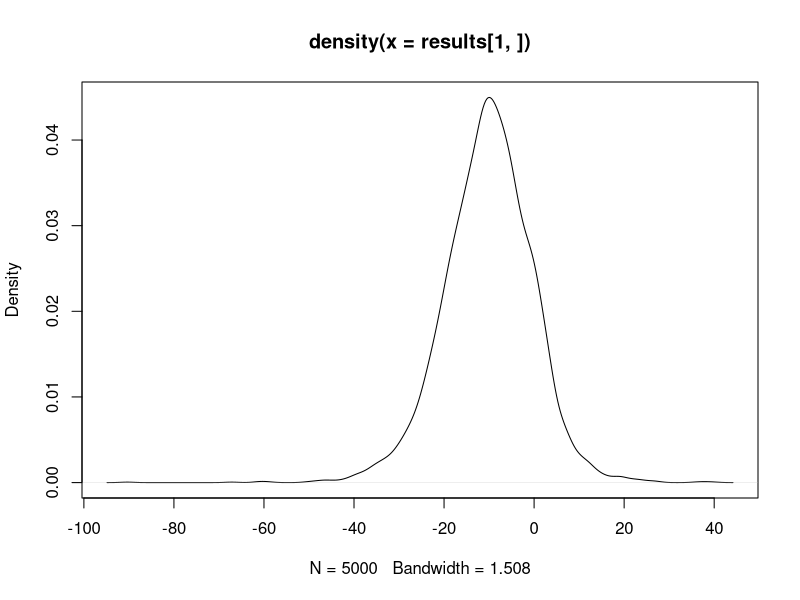
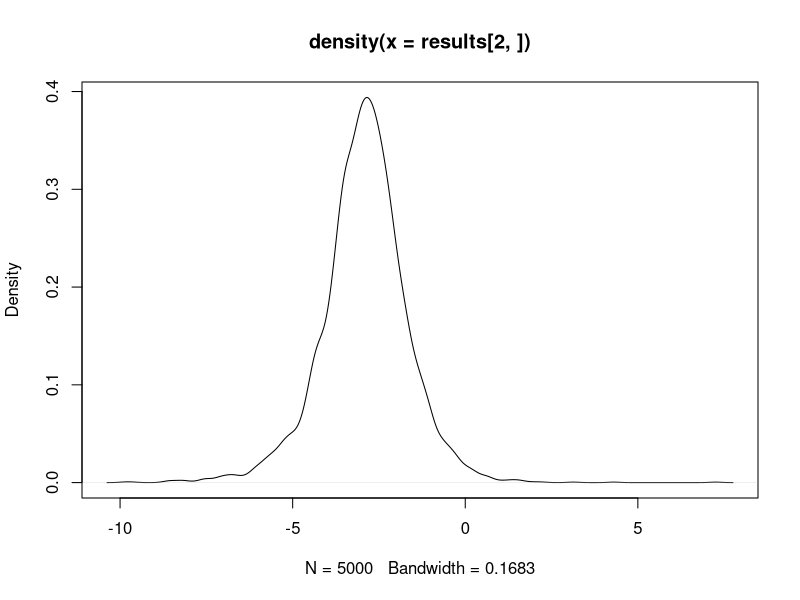
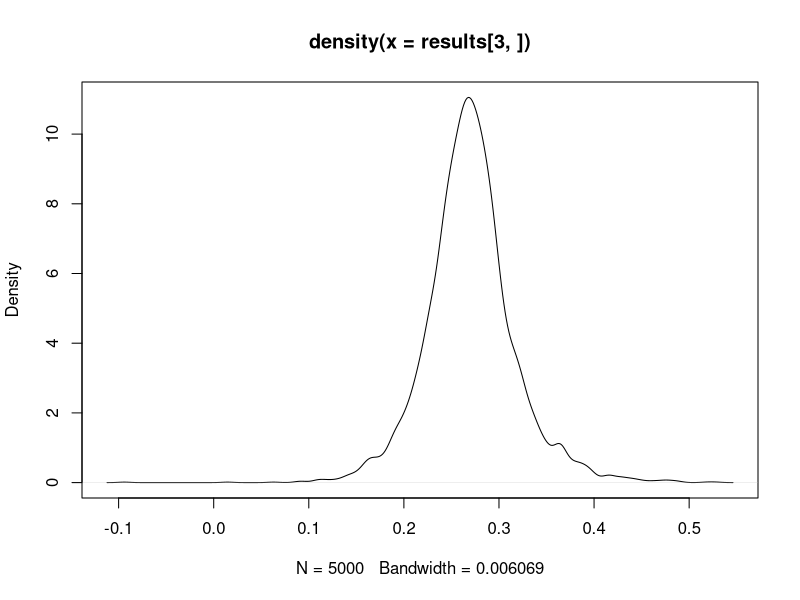
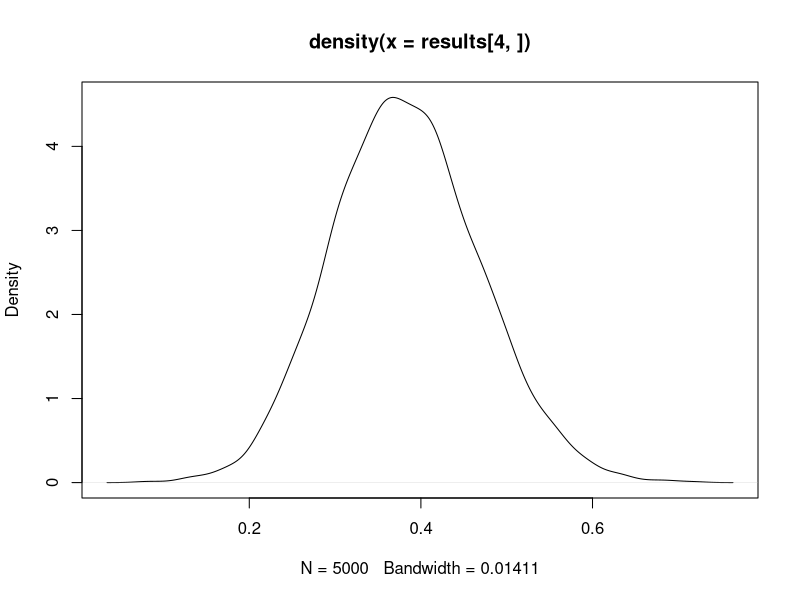
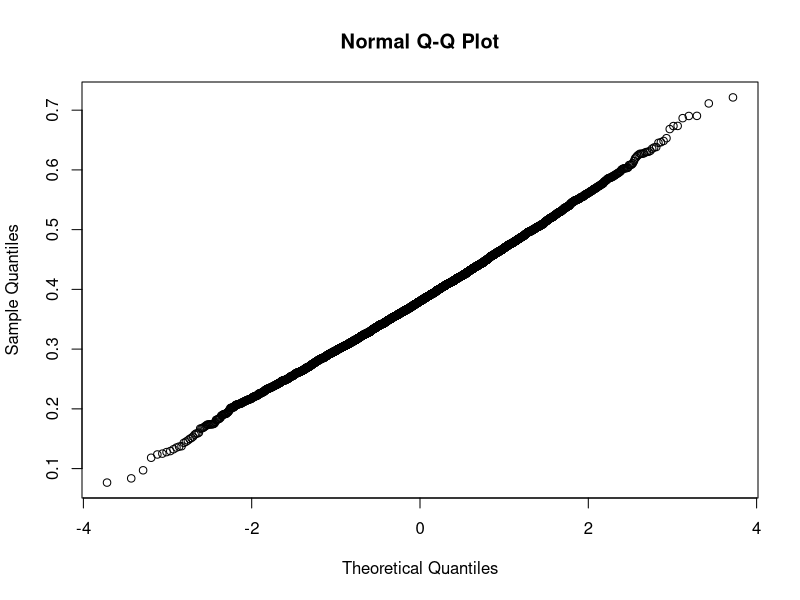
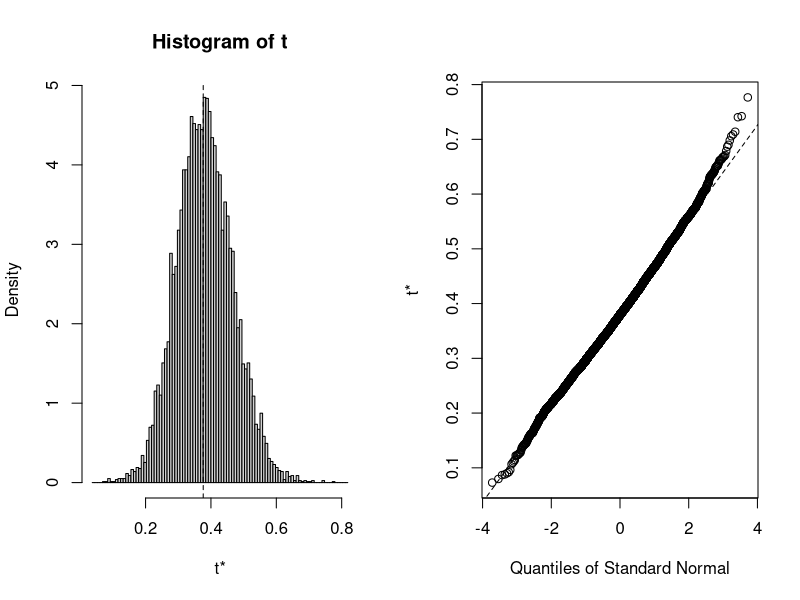
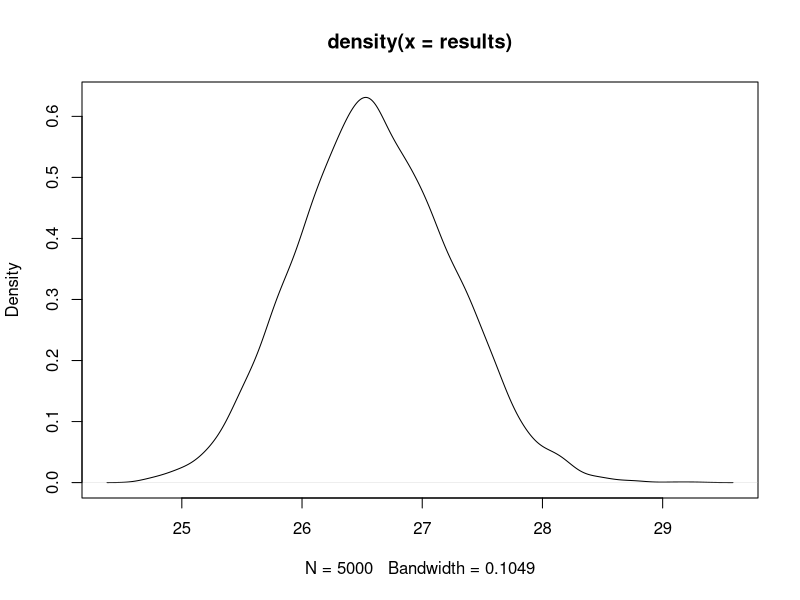
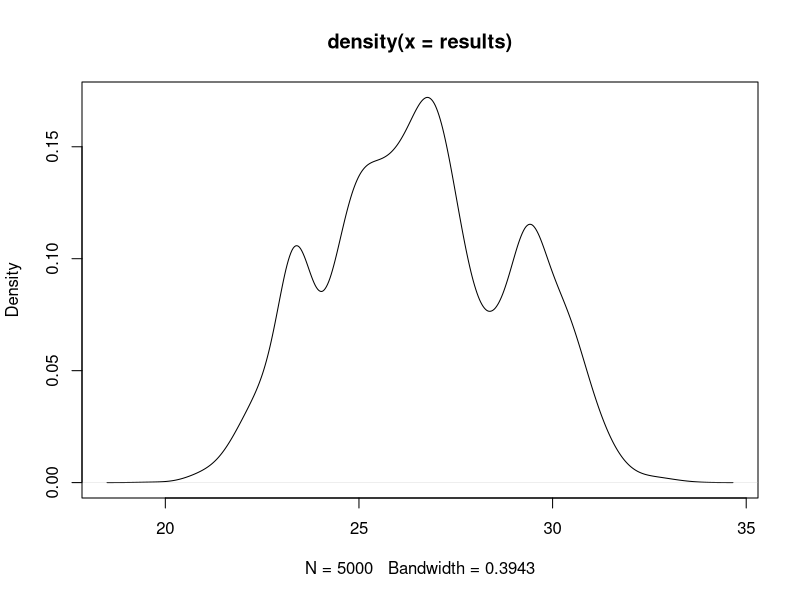

Source code (R) for these figures, in order:
## ---- chunk 1
knitr::opts_chunk$set(echo = TRUE)
## ---- chunk 2
cherry.df<-read.table("cherry.txt",header=T)
cherry.df
## ---- chunk 3
cherry.lm<-lm(volume~diameter+I(diameter^2)+height,data=cherry.df)
summary(cherry.lm)
## ---- chunk 4
sort(sample(1:31,31,replace=TRUE))
## ---- chunk 5
new.df<-cherry.df[sample(1:31,31,replace=TRUE),]
new.df
## ---- chunk 6
new.lm<-lm(volume~diameter+I(diameter^2)+height,data=new.df)
new.lm$coefficients
## ---- chunk 7
cherryA.lm <- lm(volume~diameter+I(diameter^2)+height,data=cherry.df)
cherryA.lm$coefficients
## ---- chunk 8
my.fun=function(){
new.df<-cherry.df[sample(1:31,31,replace=TRUE),]
new.lm<-lm(volume~diameter+I(diameter^2)+height,data=new.df)
return(new.lm$coefficients)
}
## ---- chunk 9
results<-replicate(5000,my.fun())
results[,1:5]
## ---- chunk 10
plot(density(results[1,]))
## ---- chunk 11
plot(density(results[2,]))
## ---- chunk 12
plot(density(results[3,]))
## ---- chunk 13
plot(density(results[4,]))
## ---- chunk 14
apply(results,1,mean)
apply(results,1,var)
## ---- chunk 15
cov(t(results))
## ---- chunk 16
vcov(cherryA.lm)
## ---- chunk 17
qqnorm(results[4,])
## ---- chunk 18
cherryA.lm$coefficients[4] - 1.96*sqrt(var(results[4,]))
cherryA.lm$coefficients[4] + 1.96*sqrt(var(results[4,]))
## ---- chunk 19
 quantile(results[4,],c(.025,.975))-(mean(results[4,])-cherryA.lm$coefficients[4])
## ---- chunk 20
library(boot)
?boot
## ---- chunk 21
bstrap <- function(data, indices) {
  new.df <- data[indices,] 
  new.lm <- lm(volume~diameter+I(diameter^2)+height, data=new.df)
  return(coef(new.lm))
}

boot.out <- boot(data=cherry.df, statistic=bstrap, R=10000)
boot.out
## ---- chunk 22
plot(boot.out,index=4)
## ---- chunk 23
boot.ci(boot.out,index=4,type="perc")
## ---- chunk 24
pred.df<-data.frame(height=76,diameter=13)
my.fun=function(){
new.df<-cherry.df[sample(1:31,31,replace=TRUE),]
new.lm<-lm(volume~diameter+I(diameter^2)+height,data=new.df)
return(predict(new.lm,pred.df))}

results<-replicate(5000,my.fun())
summary(results)
## ---- chunk 25
plot(density(results))
## ---- chunk 26
quantile(results,c(.025,.975))
## ---- chunk 27
predict(cherryA.lm,pred.df, interval = "confidence")
## ---- chunk 28
pred.df<-data.frame(height=76,diameter=13)
my.fun=function(){
new.df<-cherry.df[sample(1:31,31,replace=TRUE),]
new.lm<-lm(volume~diameter+I(diameter^2)+height,data=new.df)
return(predict(new.lm,pred.df)+sample(residuals(new.lm),1))}

results<-replicate(5000,my.fun())
summary(results)
## ---- chunk 29
plot(density(results))
## ---- chunk 30
quantile(results,c(.025,.975))
## ---- chunk 31
predict(cherryA.lm,pred.df, interval = "prediction")
## ---- chunk 32
crab.df<-read.table("crab.data",header=T)
crab.df$color=factor(crab.df$color)
crab.df$spine=factor(crab.df$spine)
crab3.glm=glm(sats~color+weight,family=poisson,data=crab.df)
summary(crab3.glm)
## ---- chunk 33
crab3A.glm=glm(sats~color+weight,family=quasipoisson,data=crab.df)
summary(crab3A.glm)
## ---- chunk 34
fv<-fitted.values(crab3.glm)
parboot<- function(){
  new.df=crab.df
  new.df$sats=rpois(length(fv),fv)
  new.glm <- glm(sats~color+weight,family=quasipoisson,data=new.df)
  return(summary(new.glm)$dispersion)
}

results2<-replicate(5000,parboot())
results2[1:5]
## ---- chunk 35
plot(density(results2))
